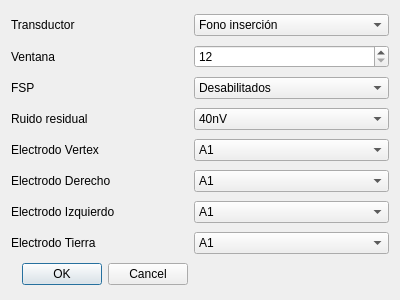
<?xml version="1.0" encoding="UTF-8"?>
<ui version="4.0">
 <class>AdvanceSettings</class>
 <widget class="QDialog" name="AdvanceSettings">
  <property name="geometry">
   <rect>
    <x>0</x>
    <y>0</y>
    <width>400</width>
    <height>300</height>
   </rect>
  </property>
  <property name="windowTitle">
   <string>Dialog</string>
  </property>
  <layout class="QGridLayout" name="gridLayout">
   <item row="0" column="0">
    <widget class="QLabel" name="label">
     <property name="text">
      <string>Transductor</string>
     </property>
    </widget>
   </item>
   <item row="0" column="2">
    <widget class="QComboBox" name="comboBox">
     <item>
      <property name="text">
       <string>Fono inserción</string>
      </property>
     </item>
     <item>
      <property name="text">
       <string>Fono de copa</string>
      </property>
     </item>
     <item>
      <property name="text">
       <string>Vibrador óseo</string>
      </property>
     </item>
    </widget>
   </item>
   <item row="1" column="0">
    <widget class="QLabel" name="label_2">
     <property name="text">
      <string>Ventana</string>
     </property>
    </widget>
   </item>
   <item row="1" column="2">
    <widget class="QSpinBox" name="spinBox">
     <property name="minimum">
      <number>12</number>
     </property>
     <property name="maximum">
      <number>600</number>
     </property>
    </widget>
   </item>
   <item row="2" column="0">
    <widget class="QLabel" name="label_3">
     <property name="text">
      <string>FSP</string>
     </property>
    </widget>
   </item>
   <item row="2" column="2">
    <widget class="QComboBox" name="comboBox_2">
     <item>
      <property name="text">
       <string>Desabilitados</string>
      </property>
     </item>
     <item>
      <property name="text">
       <string>Detección 95% y FSP de 2.0</string>
      </property>
     </item>
     <item>
      <property name="text">
       <string>Detección 97% y FSP de 2.5</string>
      </property>
     </item>
     <item>
      <property name="text">
       <string>Detección 99% y FSP de 3.1</string>
      </property>
     </item>
     <item>
      <property name="text">
       <string>Detección 99.5% y FSP de 3.5</string>
      </property>
     </item>
     <item>
      <property name="text">
       <string>Detección 99.9% y FSP de 4.0</string>
      </property>
     </item>
    </widget>
   </item>
   <item row="3" column="0">
    <widget class="QLabel" name="label_4">
     <property name="text">
      <string>Ruido residual</string>
     </property>
    </widget>
   </item>
   <item row="3" column="2">
    <widget class="QComboBox" name="comboBox_3">
     <item>
      <property name="text">
       <string>40nV</string>
      </property>
     </item>
    </widget>
   </item>
   <item row="4" column="0">
    <widget class="QLabel" name="label_5">
     <property name="text">
      <string>Electrodo Vertex</string>
     </property>
    </widget>
   </item>
   <item row="4" column="2">
    <widget class="QComboBox" name="comboBox_4">
     <item>
      <property name="text">
       <string>A1</string>
      </property>
     </item>
     <item>
      <property name="text">
       <string>A2</string>
      </property>
     </item>
     <item>
      <property name="text">
       <string>Cz</string>
      </property>
     </item>
     <item>
      <property name="text">
       <string>Ceja izquierda</string>
      </property>
     </item>
     <item>
      <property name="text">
       <string>No Conectado</string>
      </property>
     </item>
    </widget>
   </item>
   <item row="5" column="0">
    <widget class="QLabel" name="label_6">
     <property name="text">
      <string>Electrodo Derecho</string>
     </property>
    </widget>
   </item>
   <item row="5" column="2">
    <widget class="QComboBox" name="comboBox_5">
     <item>
      <property name="text">
       <string>A1</string>
      </property>
     </item>
     <item>
      <property name="text">
       <string>A2</string>
      </property>
     </item>
     <item>
      <property name="text">
       <string>Cz</string>
      </property>
     </item>
     <item>
      <property name="text">
       <string>Ceja izquierda</string>
      </property>
     </item>
     <item>
      <property name="text">
       <string>No Conectado</string>
      </property>
     </item>
    </widget>
   </item>
   <item row="6" column="0">
    <widget class="QLabel" name="label_7">
     <property name="text">
      <string>Electrodo Izquierdo</string>
     </property>
    </widget>
   </item>
   <item row="6" column="2">
    <widget class="QComboBox" name="comboBox_6">
     <item>
      <property name="text">
       <string>A1</string>
      </property>
     </item>
     <item>
      <property name="text">
       <string>A2</string>
      </property>
     </item>
     <item>
      <property name="text">
       <string>Cz</string>
      </property>
     </item>
     <item>
      <property name="text">
       <string>Ceja izquierda</string>
      </property>
     </item>
     <item>
      <property name="text">
       <string>No Conectado</string>
      </property>
     </item>
    </widget>
   </item>
   <item row="7" column="0">
    <widget class="QLabel" name="label_8">
     <property name="text">
      <string>Electrodo Tierra</string>
     </property>
    </widget>
   </item>
   <item row="8" column="0">
    <widget class="QDialogButtonBox" name="buttonBox">
     <property name="orientation">
      <enum>Qt::Horizontal</enum>
     </property>
     <property name="standardButtons">
      <set>QDialogButtonBox::Cancel|QDialogButtonBox::Ok</set>
     </property>
    </widget>
   </item>
   <item row="7" column="2">
    <widget class="QComboBox" name="comboBox_7">
     <item>
      <property name="text">
       <string>A1</string>
      </property>
     </item>
     <item>
      <property name="text">
       <string>A2</string>
      </property>
     </item>
     <item>
      <property name="text">
       <string>Cz</string>
      </property>
     </item>
     <item>
      <property name="text">
       <string>Ceja izquierda</string>
      </property>
     </item>
     <item>
      <property name="text">
       <string>No Conectado</string>
      </property>
     </item>
    </widget>
   </item>
  </layout>
 </widget>
 <resources/>
 <connections>
  <connection>
   <sender>buttonBox</sender>
   <signal>accepted()</signal>
   <receiver>AdvanceSettings</receiver>
   <slot>accept()</slot>
   <hints>
    <hint type="sourcelabel">
     <x>248</x>
     <y>254</y>
    </hint>
    <hint type="destinationlabel">
     <x>157</x>
     <y>274</y>
    </hint>
   </hints>
  </connection>
  <connection>
   <sender>buttonBox</sender>
   <signal>rejected()</signal>
   <receiver>AdvanceSettings</receiver>
   <slot>reject()</slot>
   <hints>
    <hint type="sourcelabel">
     <x>316</x>
     <y>260</y>
    </hint>
    <hint type="destinationlabel">
     <x>286</x>
     <y>274</y>
    </hint>
   </hints>
  </connection>
 </connections>
</ui>
